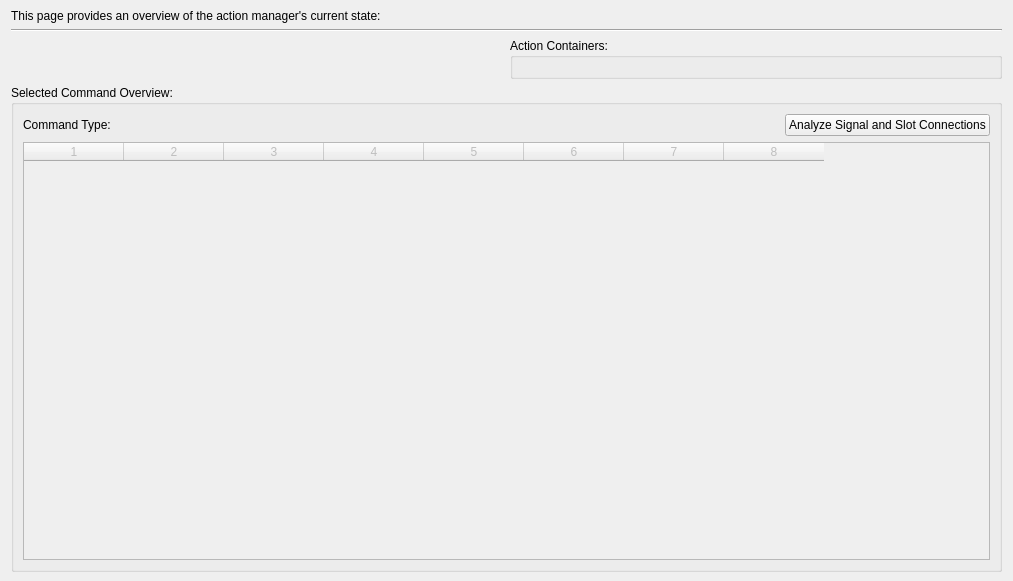
          <widget class="QWidget" name="pageActions">
           <property name="geometry">
            <rect>
             <x>0</x>
             <y>0</y>
             <width>1013</width>
             <height>581</height>
            </rect>
           </property>
           <attribute name="label">
            <string>Action Management</string>
           </attribute>
           <layout class="QVBoxLayout" name="verticalLayout_6">
            <property name="topMargin">
             <number>9</number>
            </property>
            <property name="bottomMargin">
             <number>9</number>
            </property>
            <item>
             <widget class="QLabel" name="label_7">
              <property name="text">
               <string>This page provides an overview of the action manager's current state:</string>
              </property>
             </widget>
            </item>
            <item>
             <widget class="Line" name="line_7">
              <property name="orientation">
               <enum>Qt::Horizontal</enum>
              </property>
             </widget>
            </item>
            <item>
             <layout class="QHBoxLayout" name="horizontalLayout_5">
              <item>
               <widget class="QWidget" name="commandEditorHolder" native="true"/>
              </item>
              <item>
               <widget class="QGroupBox" name="groupBox_22">
                <property name="title">
                 <string>Action Containers:</string>
                </property>
                <layout class="QGridLayout" name="gridLayout_14">
                 <item row="0" column="0">
                  <widget class="QWidget" name="actionContainersHolder" native="true"/>
                 </item>
                </layout>
               </widget>
              </item>
             </layout>
            </item>
            <item>
             <widget class="QGroupBox" name="groupBox_7">
              <property name="title">
               <string>Selected Command Overview:</string>
              </property>
              <layout class="QGridLayout" name="gridLayout_15">
               <item row="0" column="0">
                <widget class="QLabel" name="lblCommandType">
                 <property name="text">
                  <string>Command Type: </string>
                 </property>
                </widget>
               </item>
               <item row="0" column="1">
                <spacer name="horizontalSpacer_3">
                 <property name="orientation">
                  <enum>Qt::Horizontal</enum>
                 </property>
                 <property name="sizeHint" stdset="0">
                  <size>
                   <width>717</width>
                   <height>20</height>
                  </size>
                 </property>
                </spacer>
               </item>
               <item row="0" column="2">
                <widget class="QPushButton" name="btnAnalyzeAction">
                 <property name="text">
                  <string>Analyze Signal and Slot Connections</string>
                 </property>
                </widget>
               </item>
               <item row="1" column="0" colspan="3">
                <widget class="QTableWidget" name="tableSelectedActionOverview">
                 <property name="enabled">
                  <bool>false</bool>
                 </property>
                 <property name="columnCount">
                  <number>8</number>
                 </property>
                 <column/>
                 <column/>
                 <column/>
                 <column/>
                 <column/>
                 <column/>
                 <column/>
                 <column/>
                </widget>
               </item>
              </layout>
             </widget>
            </item>
           </layout>
          </widget>
